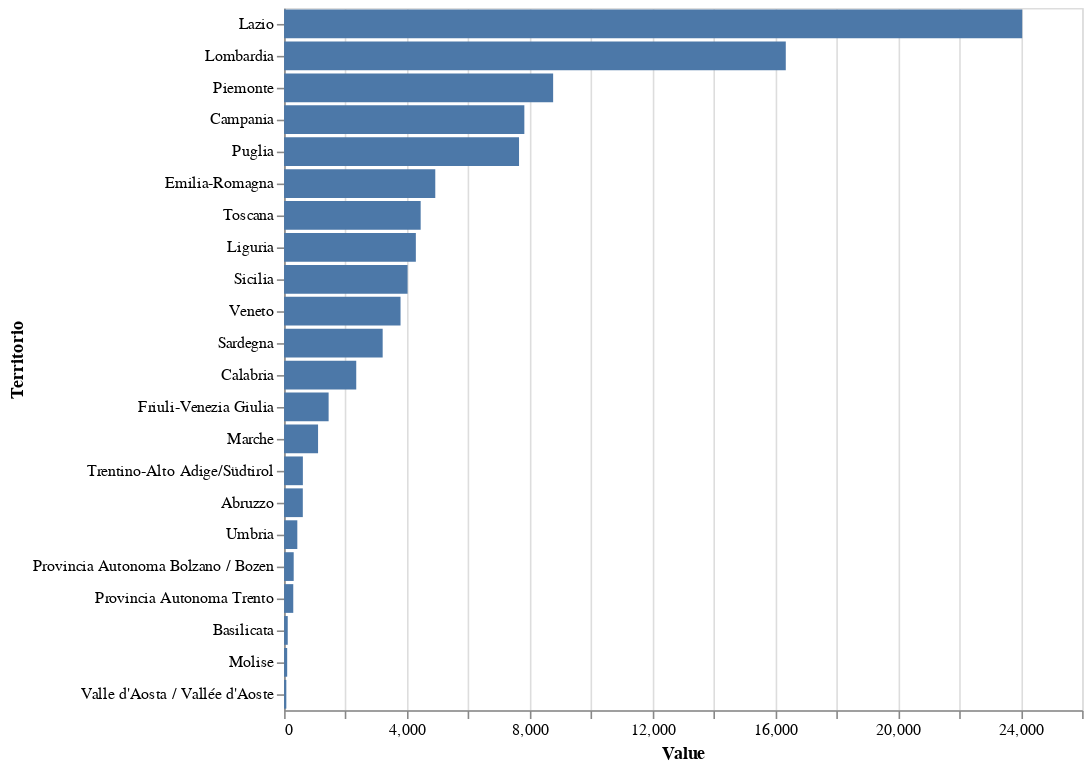

Write notebook code for a chart like this one.
### Code cell
alt.Chart(df4_tot).mark_bar().encode(
    y = alt.Y('Territorio', sort='-x'),
    x = alt.X('Value'),
   
).properties(width=500)

### Figure 1 — Vega-Lite specification as saved in the notebook (floating-point values rounded to 4 significant figures)
{"config": {"view": {"continuousWidth": 400, "continuousHeight": 300}}, "data": {"name": "data-ca20818632ab186ef6a6077bfc0694b5"}, "mark": "bar", "encoding": {"x": {"field": "Value", "type": "quantitative"}, "y": {"field": "Territorio", "sort": "-x", "type": "nominal"}}, "width": 500, "$schema": "https://vega.github.io/schema/vega-lite/v4.17.0.json", "datasets": {"data-ca20818632ab186ef6a6077bfc0694b5": [{"Value": 8766, "ITTER107": "ITC1", "Territorio": "Piemonte"}, {"Value": 73, "ITTER107": "ITC2", "Territorio": "Valle d'Aosta / Vallée d'Aoste"}, {"Value": 4293, "ITTER107": "ITC3", "Territorio": "Liguria"}, {"Value": 16346, "ITTER107": "ITC4", "Territorio": "Lombardia"}, {"Value": 612, "ITTER107": "ITDA", "Territorio": "Trentino-Alto Adige/Südtirol"}, {"Value": 313, "ITTER107": "ITD1", "Territorio": "Provincia Autonoma Bolzano / Bozen"}, {"Value": 299, "ITTER107": "ITD2", "Territorio": "Provincia Autonoma Trento"}, {"Value": 3794, "ITTER107": "ITD3", "Territorio": "Veneto"}, {"Value": 1451, "ITTER107": "ITD4", "Territorio": "Friuli-Venezia Giulia"}, {"Value": 4926, "ITTER107": "ITD5", "Territorio": "Emilia-Romagna"}, {"Value": 4450, "ITTER107": "ITE1", "Territorio": "Toscana"}, {"Value": 431, "ITTER107": "ITE2", "Territorio": "Umbria"}, {"Value": 1107, "ITTER107": "ITE3", "Territorio": "Marche"}, {"Value": 24049, "ITTER107": "ITE4", "Territorio": "Lazio"}, {"Value": 610, "ITTER107": "ITF1", "Territorio": "Abruzzo"}, {"Value": 101, "ITTER107": "ITF2", "Territorio": "Molise"}, {"Value": 7828, "ITTER107": "ITF3", "Territorio": "Campania"}, {"Value": 7655, "ITTER107": "ITF4", "Territorio": "Puglia"}, {"Value": 119, "ITTER107": "ITF5", "Territorio": "Basilicata"}, {"Value": 2351, "ITTER107": "ITF6", "Territorio": "Calabria"}, {"Value": 4023, "ITTER107": "ITG1", "Territorio": "Sicilia"}, {"Value": 3212, "ITTER107": "ITG2", "Territorio": "Sardegna"}]}}
